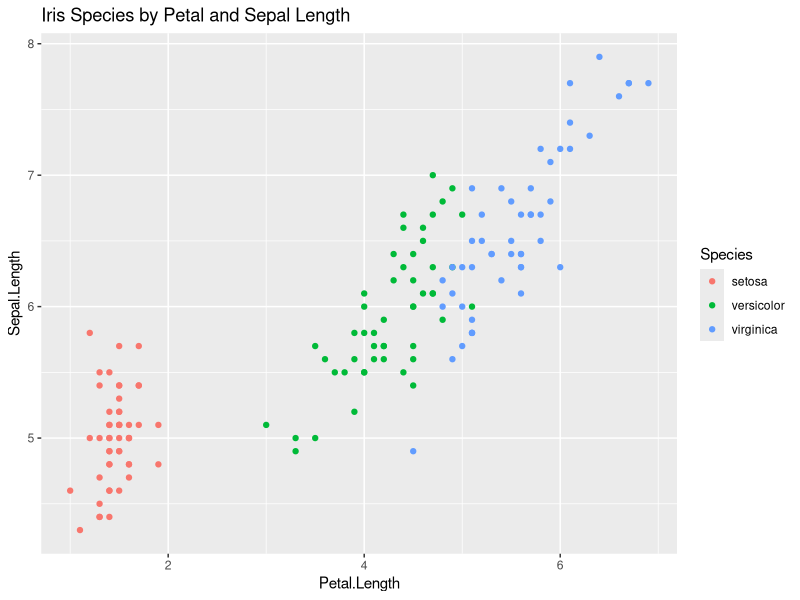
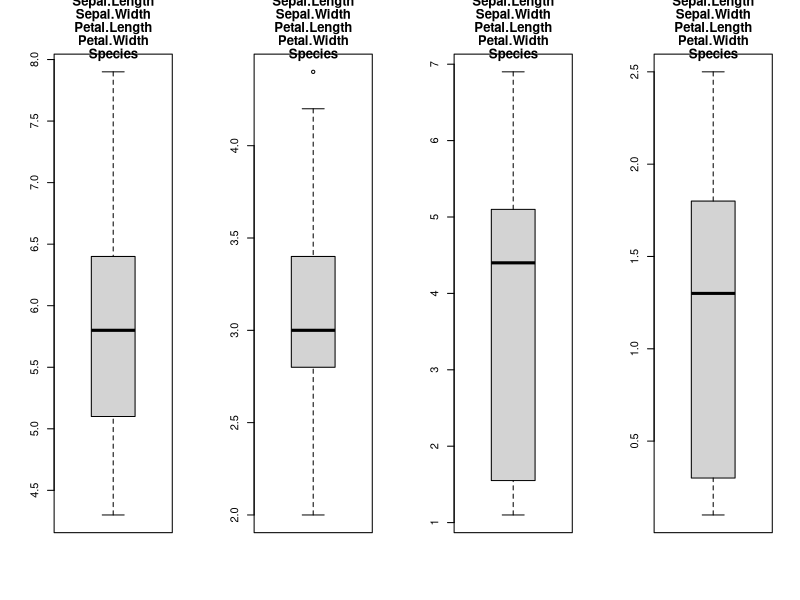
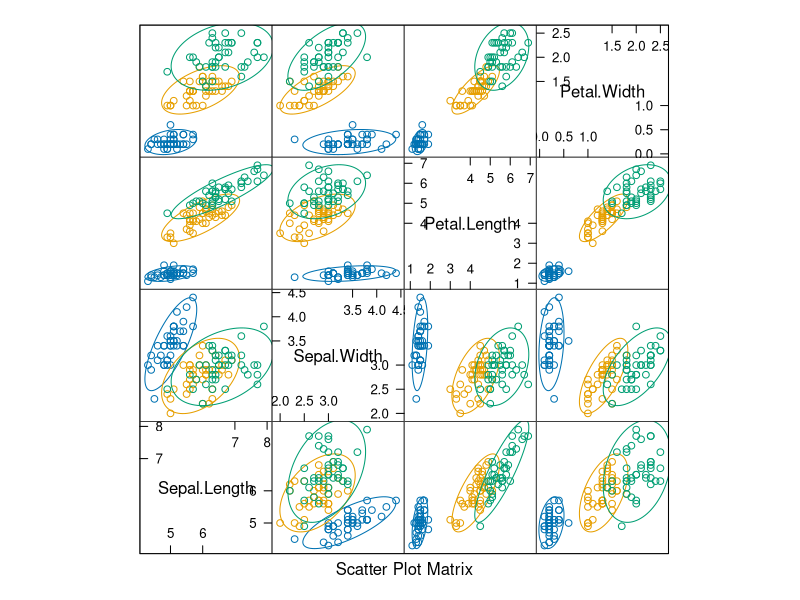
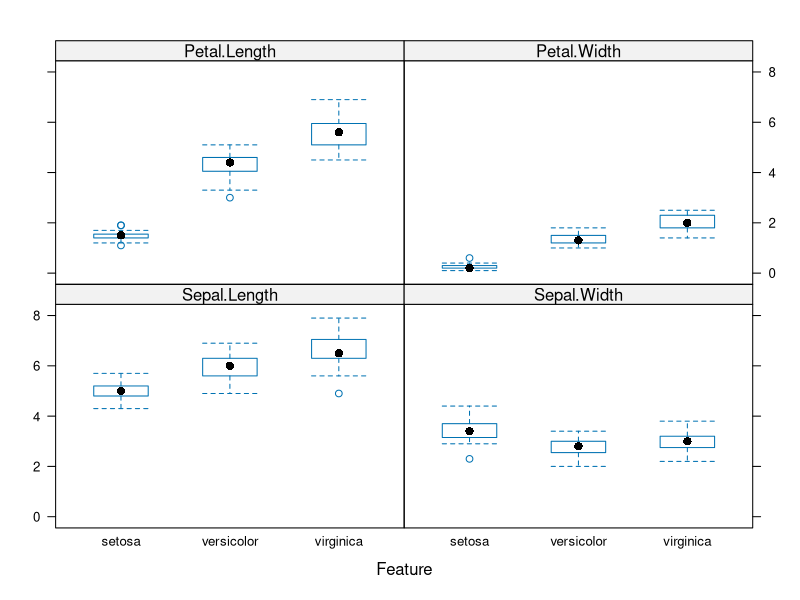
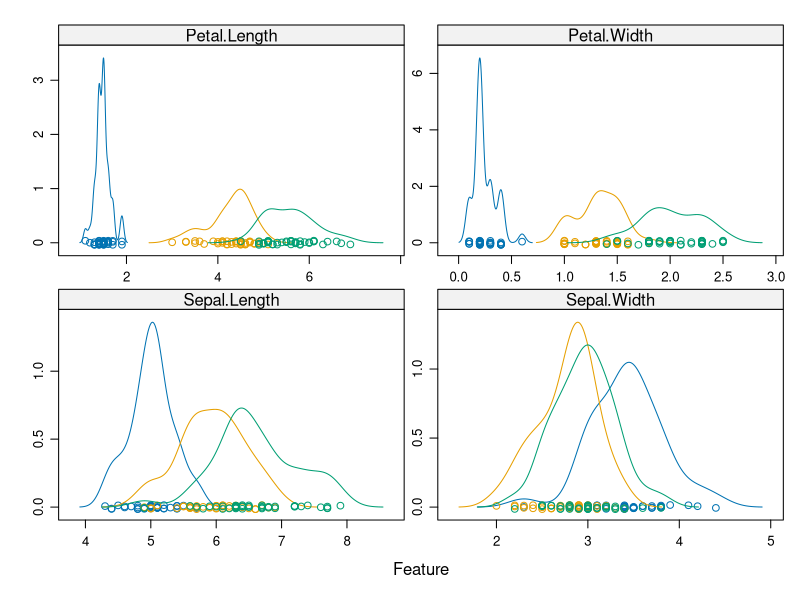
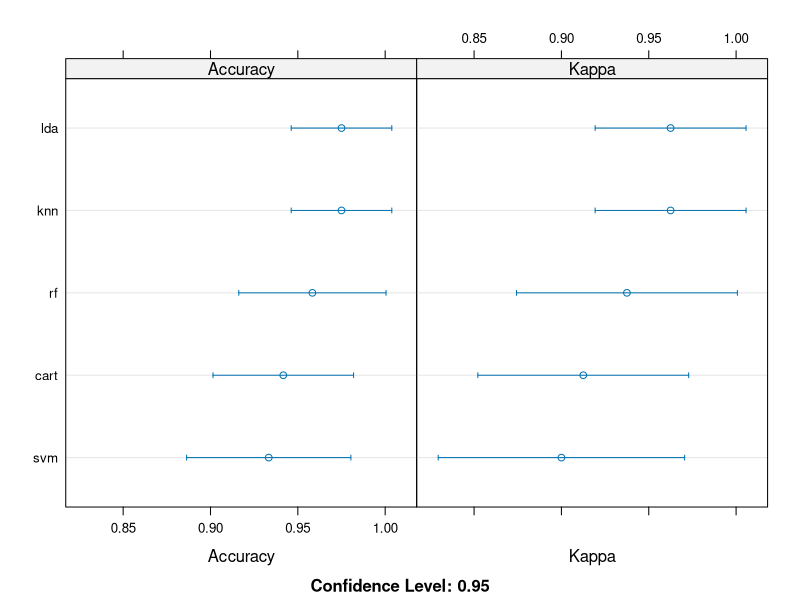

Recreate these plots in R, in order.
## ---- chunk 1
library(ggplot2)
library(caret)
library(ellipse)
data("iris")
## ---- chunk 2
ggplot(iris, aes(
  x=Petal.Length,
  y=Sepal.Length,
  colour=Species))+
geom_point()+
ggtitle("Iris Species by Petal and Sepal Length")
## ---- chunk 3
percentage<-prop.table(table(iris$Species))*100
cbind(freq=table(iris$Species), percentage=percentage)
## ---- chunk 4
dataset<-iris
## ---- chunk 5
validation_index<-createDataPartition(dataset$Species, p=0.8, list = FALSE)
## ---- chunk 6
validation<-dataset[-validation_index,]
## ---- chunk 7
dataset<-dataset[validation_index,]
## ---- chunk 8
x<-dataset[,1:4]
par(mfrow=c(1,4))
for(i in 1:4) {
  boxplot(x[,i], main=names(iris))[i]}
## ---- chunk 9
y<-dataset[,5]
## ---- chunk 10
featurePlot(x=x, y=y, plot = "ellipse")
## ---- chunk 11
featurePlot(x=x, y=y, plot = "box")
## ---- chunk 12
scales<-list(x=list(relation="free"), y=list(relation="free"))
featurePlot(x=x, y=y, plot="density", scales=scales)
## ---- chunk 13
control<- trainControl(method="cv", number=10)
metric<-"Accuracy"
## ---- chunk 14
set.seed(7)
fit.lda<-train(Species~., data=dataset, method="lda", metric=metric, trControl=control)
## ---- chunk 15
set.seed(7)
fit.cart<-train(Species~., data=dataset, method="rpart", metric=metric, trControl=control)
## ---- chunk 16
set.seed(7)
fit.knn<-train(Species~., data=dataset, method="knn", metric=metric, trControl=control)
## ---- chunk 17
set.seed(7)
fit.svm<-train(Species~., data=dataset, method="svmRadial", metric=metric, trControl=control)
## ---- chunk 18
set.seed(7)
fit.rf<-train(Species~., data=dataset, method="rf", metric=metric, trControl=control)
## ---- chunk 19
results<-resamples(list(lda=fit.lda, cart=fit.cart, knn=fit.knn, svm=fit.svm, rf=fit.rf))
summary(results)
## ---- chunk 20
dotplot(results)
## ---- chunk 21
print(fit.lda);
## ---- chunk 22
print(fit.knn);
## ---- chunk 23
print(fit.cart);
## ---- chunk 24
print(fit.rf);
## ---- chunk 25
print(fit.svm)
## ---- chunk 26
predictions<-predict(fit.lda, validation)
confusionMatrix(predictions, validation$Species)
